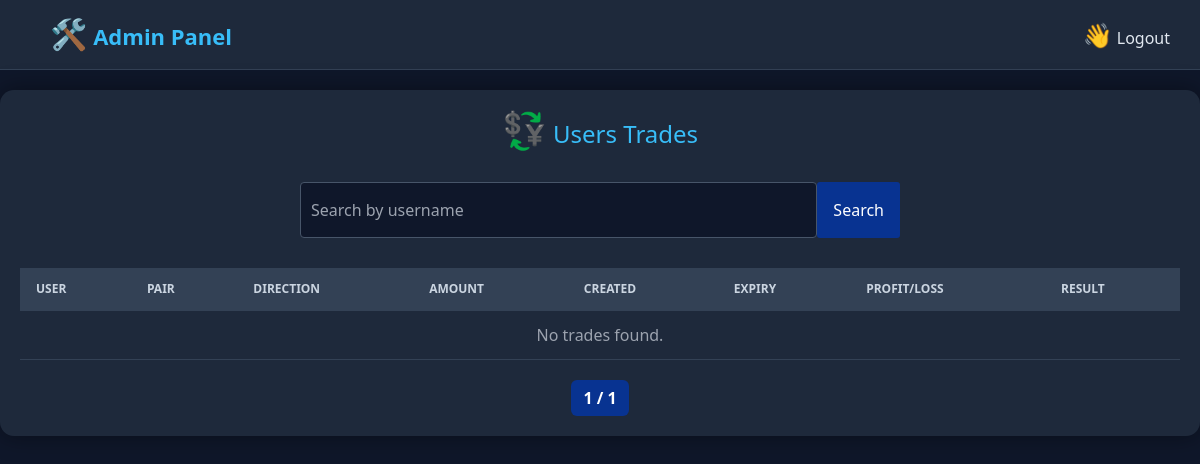
The page /ad/trades/ on the database as committed earlier.
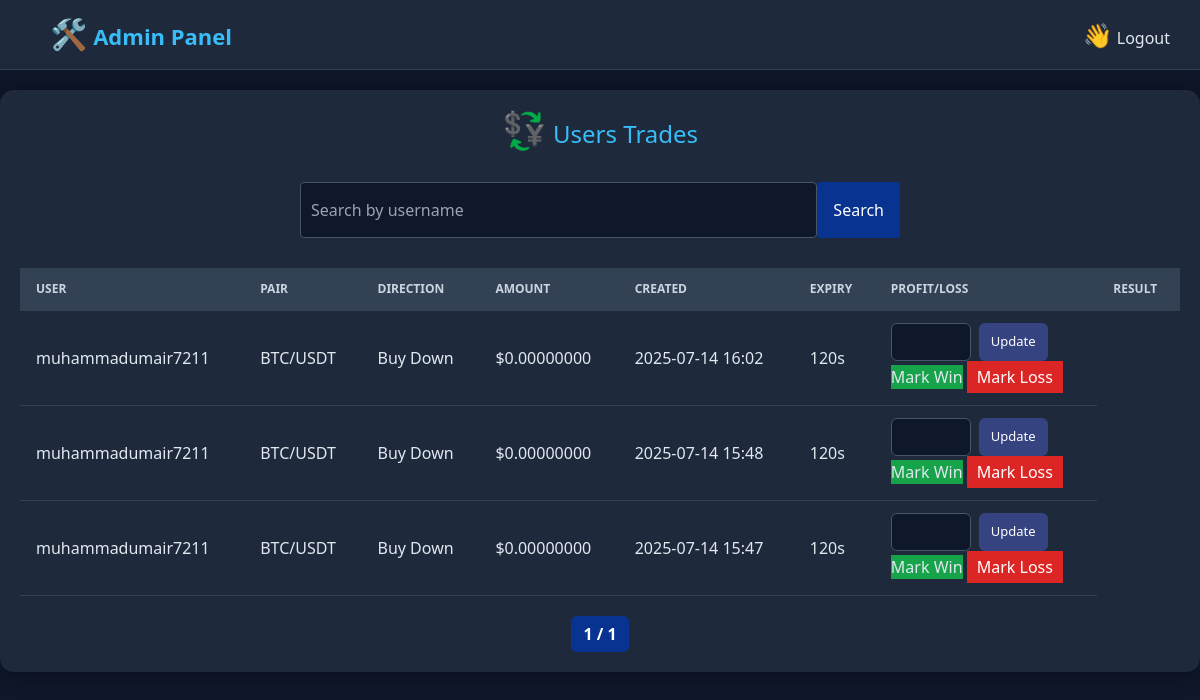
The same page on the database as committed later.
### powerdigital_app/models.py (models this page shows, shortened)
class TradeOrder(models.Model):
    user = models.ForeignKey(User, on_delete=models.CASCADE)
    balance = models.DecimalField(max_digits=12, decimal_places=2, default=0.00)
    pair = models.CharField(max_length=20, default="BTC/USDT")
    direction = models.CharField(max_length=10, choices=[("Buy Up", "Buy Up"), ("Buy Down", "Buy Down")])
    amount = models.DecimalField(max_digits=20, decimal_places=8)
    created_at = models.DateTimeField(auto_now_add=True)
    expiry_time = models.IntegerField(default=120)  # in seconds
    yield_percent = models.IntegerField(default=30)
    profit = models.DecimalField(default=0, max_digits=12, decimal_places=2)
    manual_profit = models.DecimalField(max_digits=12, decimal_places=2, null=True, blank=True)

### powerdigital_app/views.py (the view)
# urls.py: path('ad/trades/', views.trade_review_admin, name='admin_trades'),
def trade_review_admin(request):
    query = request.GET.get('q', '')
    trades = TradeOrder.objects.select_related('user').order_by('-created_at')
    if query:
        trades = trades.filter(user__username__icontains=query)
    paginator = Paginator(trades, 10)  # 10 trades per page
    page_number = request.GET.get('page')
    page_obj = paginator.get_page(page_number)
    context = {
        'trades': page_obj,
        'query': query,
        'page_obj': page_obj
    }
    return render(request, 'admins/trade_review.html', context)

### powerdigital_app/templates/admins/trade_review.html (shortened to what this page needs)
{% extends 'admins/admin_base.html' %} {% load static %} {% block content %}
<!DOCTYPE html>
<html lang="en">
	<head>
        <script src="https://cdn.tailwindcss.com"></script>
	</head>
	<body>
		<div class="container">
			<h2>
				<span class="text-4xl">💱</span>
				Users Trades
			</h2>
			<form method="get" class="search-bar">
				<input
					type="text"
					name="q"
					placeholder="Search by username"
					value="{{ query }}"
				/>
				<button type="submit"> Search</button>
			</form>
			<div class="table-responsive">
				<table>
					<thead>
						<tr>
							<th>User</th>
							<th>Pair</th>
							<th>Direction</th>
							<th>Amount</th>
							<th>Created</th>
							<th>Expiry</th>
							<th>Profit/Loss</th>
							<th>Result</th>
						</tr>
					</thead>
					<tbody>
						{% for trade in trades %}
						<tr>
							<td>{{ trade.user.username }}</td>
							<td>{{ trade.pair }}</td>
							<td>{{ trade.direction }}</td>
							<td>${{ trade.amount }}</td>
							<td>{{ trade.created_at|date:"Y-m-d H:i" }}</td>
							<td>{{ trade.expiry_time }}s</td>
							<td>
								<form
									method="post"
									action="{% url 'update_trade_profit' trade.id %}"
									class="update-form"
								>
									<input
										type="number"
										name="manual_profit"
										step="0.01"
										required
										value="{{ trade.manual_profit }}"
									/>
									<button type="submit">
										{% if trade.manual_profit %} ✅ Updated {% else %} Update
                    {% endif %}
									</button>
								</form>
								<form
									method="post"
									action="{% url 'mark_trade_result' trade.id 'win' %}"
									style="display: inline"
								>
									<button type="submit" style="background-color: #16a34a">
										Mark Win
									</button>
								</form>
								<form
									method="post"
									action="{% url 'mark_trade_result' trade.id 'loss' %}"
									style="display: inline"
								>
									<button
										type="submit"
										style="
											background-color: #dc2626;
											padding: 4px 10px;
											border: none;
											color: white;
										"
									>
										Mark Loss
									</button>
								</form>
							</td>
						</tr>
						{% empty %}
						<tr>
							<td colspan="8" class="text-center text-gray-400">
								No trades found.
							</td>
						</tr>
						{% endfor %}
					</tbody>
				</table>
			</div>
			<div class="pagination">
				<span class="active"
					>{{ page_obj.number }} / {{ page_obj.paginator.num_pages }}</span
				>
			</div>
		</div>
	</body>
</html>
{% endblock %}

Rows that differ between the two databases and show on the page:
added TradeOrder: user.username "muhammadumair7211", pair "BTC/USDT", direction "Buy Down", amount "0.00000000", created_at "2025-07-14 16:02", expiry_time "120", shows "Update"
added TradeOrder: user.username "muhammadumair7211", pair "BTC/USDT", direction "Buy Down", amount "0.00000000", created_at "2025-07-14 15:48", expiry_time "120", shows "Update"
added TradeOrder: user.username "muhammadumair7211", pair "BTC/USDT", direction "Buy Down", amount "0.00000000", created_at "2025-07-14 15:47", expiry_time "120", shows "Update"
Other text that changed with them:
text no longer shown: "No trades found."
